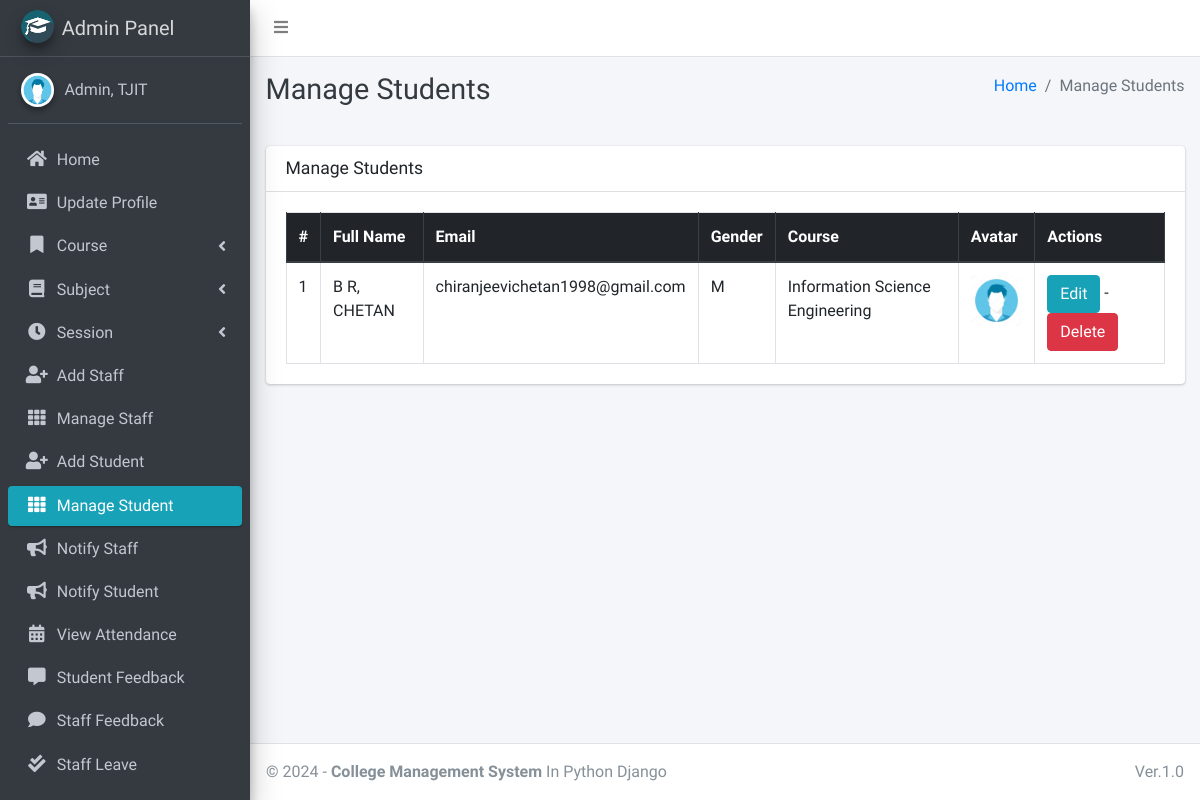
Page /student/manage/ (signed in) on the committed database.
### main_app/models.py (models this page shows, shortened)
class CustomUser(AbstractUser):
    USER_TYPE = ((1, "HOD"), (2, "Staff"), (3, "Student"))
    GENDER = [("M", "Male"), ("F", "Female")]
    username = None  # Removed username, using email instead
    email = models.EmailField(unique=True)
    user_type = models.CharField(default=1, choices=USER_TYPE, max_length=1)
    gender = models.CharField(max_length=1, choices=GENDER)
    profile_pic = models.ImageField()
    address = models.TextField()
    fcm_token = models.TextField(default="")  # For firebase notifications
    created_at = models.DateTimeField(auto_now_add=True)
    updated_at = models.DateTimeField(auto_now=True)
    USERNAME_FIELD = "email"
    REQUIRED_FIELDS = []
    objects = CustomUserManager()
    def __str__(self):
        return self.last_name + ", " + self.first_name

class Student(models.Model):
    admin = models.OneToOneField(CustomUser, on_delete=models.CASCADE)
    course = models.ForeignKey(Course, on_delete=models.DO_NOTHING, null=True, blank=False)
    session = models.ForeignKey(Session, on_delete=models.DO_NOTHING, null=True)

class Course(models.Model):
    name = models.CharField(max_length=120)
    created_at = models.DateTimeField(auto_now_add=True)
    updated_at = models.DateTimeField(auto_now=True)

### main_app/hod_views.py (the view)
# urls.py: path("student/manage/", hod_views.manage_student, name='manage_student'),
def manage_student(request):
    students = CustomUser.objects.filter(user_type=3)
    context = {
        'students': students,
        'page_title': 'Manage Students'
    }
    return render(request, "hod_template/manage_student.html", context)

### main_app/templates/hod_template/manage_student.html
{% extends 'main_app/base.html' %}
{% load static %}
{% block page_title %}{{page_title}}{% endblock page_title %}
{% block content %}
<section class="content">
    <div class="container-fluid">
        <div class="row">
            <div class="col-md-12">
                <div class="card">
                    <div class="card-header">
                        <h3 class="card-title">{{page_title}}</h3>
                    </div>
                    <div class="card-body">
                        <table id="example2" class="table table-bordered table-hover">
                            <thead class="thead-dark">
                                <tr>
                                    <th>#</th>
                                    <th>Full Name</th>
                                    <th>Email</th>
                                    <th>Gender</th>
                                    <th>Course</th>
                                    <th>Avatar</th>
                                    <th>Actions</th>
                                </tr>
                            </thead>
                            <tbody>
                                {% for student in students %}
                                <tr>
                                    <td>{{ forloop.counter }}</td>
                                    <td>{{student.last_name}}, {{student.first_name}}</td>
                                    <td>{{student.email}}</td>
                                    <td>{{student.gender}}</td>
                                    <td>{{student.student.course.name}}</td>
                                    <td>
                                        {% if student.profile_pic == ""  %}
                                        No Image
                                        {% else %}
                                        <img class="img img-fluid mb-2" height="56" width="56"
                                            src="{{student.profile_pic}}" alt="">
                                        {% endif %}
                                    </td>
                                    <td><a href="{% url 'edit_student' student.student.id %}" class="btn btn-info">Edit</a> -
                                        <a href="{% url 'delete_student' student.student.id %}" class="btn btn-danger" onclick="return confirm('Are you sure about this ?')">Delete</a>
                                    </td>
                                </tr>
                                {% endfor %}
                            </tbody>
                        </table>
                    </div>
                </div>
            </div>
        </div>
    </div>
</section>
{% endblock content %}

### main_app/templates/main_app/sidebar_template.html (shortened to what this page needs)
{% load static %}
<aside class="main-sidebar sidebar-dark-info elevation-4">
    {% if request.user.user_type == '1' %}
    <a href="{% url 'admin_home' %}" class="brand-link">
        <img src="{% static 'dist/img/cmsl.png' %} " alt="AdminLTE Logo"
            class="brand-image img-circle elevation-3" >
        <span class="brand-text font-weight-light">Admin Panel</span>
    </a>
    <div class="sidebar">
        <div class="user-panel mt-3 pb-3 mb-3 d-flex">
            <div class="image">
                <img src="{{ request.user.profile_pic}}" class="img-circle elevation-2" alt="User Image">
            </div>
            <div class="info">
                <a href="#" class="d-block">{{user}}</a>
            </div>
        </div>
        <nav class="mt-2">
            <ul class="nav nav-pills nav-sidebar flex-column" data-widget="treeview" role="menu" data-accordion="false">
                <li class="nav-item">
                    {% url 'admin_home' as admin_home %}
                    <a href="{{admin_home}}" class="nav-link {% if admin_home == request.path %} active {% endif %}">
                        <i class="nav-icon fas fa-home"></i>
                        <p>
                            Home
                        </p>
                    </a>
                </li>
                <li class="nav-item">
                    {% url 'admin_view_profile' as admin_view_profile %}
                    <a href="{{admin_view_profile}}"
                        class="nav-link {% if admin_view_profile == request.path %} active {% endif %}">
                        <i class="nav-icon fas fa-address-card"></i>
                        <p>
                            Update Profile
                        </p>
                    </a>
                </li>
                <li class="nav-item has-treeview">
                    <a href="#" class="nav-link">
                        <i class="nav-icon fas fa-bookmark"></i>
                        <p>
                            Course
                            <i class="fas fa-angle-left right"></i>
                        </p>
                    </a>
                </li>
                <li class="nav-item has-treeview">
                    <a href="#" class="nav-link">
                        <i class="nav-icon fas fa-book"></i>
                        <p>
                            Subject
                            <i class="fas fa-angle-left right"></i>
                        </p>
                    </a>
                </li>
                <li class="nav-item has-treeview">
                    <a href="#" class="nav-link">
                        <i class="nav-icon fas fa-clock"></i>
                        <p>
                            Session
                            <i class="fas fa-angle-left right"></i>
                        </p>
                    </a>
                </li>
                <li class="nav-item">
                    {% url 'add_staff' as add_staff %}
                    <a href="{{add_staff}}" class="nav-link {% if add_staff == request.path %} active {% endif %}">
                        <i class="nav-icon fas fa-user-plus"></i>
                        <p>
                            Add Staff
                        </p>
                    </a>
                </li>
                <li class="nav-item">
                    {% url 'manage_staff' as manage_staff %}
                    {% url 'edit_staff' staff_id as edit_staff %}
                    <a href="{{manage_staff}}"
                        class="nav-link {% if manage_staff == request.path or request.path == edit_staff %} active {% endif %}">
                        <i class="nav-icon fas fa-th"></i>
                        <p>
                            Manage Staff
                        </p>
                    </a>
                </li>
                <li class="nav-item">
                    {% url 'add_student' as add_student%}
                    <a href="{{add_student}}" class="nav-link  {% if add_student == request.path %} active {% endif %}">
                        <i class="nav-icon fas fa-user-plus"></i>
                        <p>
                            Add Student
                        </p>
                    </a>
                </li>
                <li class="nav-item">
                    {% url 'manage_student' as manage_student %}
                    {% url 'edit_student' student_id as edit_student %}
                    <a href="{{manage_student}}"
                        class="nav-link  {% if edit_student == request.path or manage_student == request.path %} active {% endif %}">
                        <i class="nav-icon fas fa-th"></i>
                        <p>
                            Manage Student
                        </p>
                    </a>
                </li>
                <li class="nav-item">
                    {% url 'admin_notify_staff' as admin_notify_staff %}
                    <a href="{{admin_notify_staff}}"
                        class="nav-link {% if admin_notify_staff == request.path %} active {% endif %}">
                        <i class="nav-icon fas fa-bullhorn"></i>
                        <p>
                            Notify Staff
                        </p>
                    </a>
                </li>
                <li class="nav-item">
                    {% url 'admin_notify_student' as admin_notify_student %}
                    <a href="{{admin_notify_student}}"
                        class="nav-link {% if admin_notify_student == request.path %} active {% endif %}">
                        <i class="nav-icon fas fa-bullhorn"></i>
                        <p>
                            Notify Student
                        </p>
                    </a>
                </li>
                <li class="nav-item">
                    {% url 'admin_view_attendance' as admin_view_attendance %}
                <li class="nav-item">
                    <a href="{{admin_view_attendance}}"
                        class="nav-link  {% if admin_view_attendance == request.path %} active {% endif %}">
                        <i class="nav-icon fas fa-calendar-alt"></i>
                        <p>
                            View Attendance
                        </p>
                    </a>
                </li>
                <li class="nav-item">
                    {% url 'student_feedback_message' as student_feedback_message %}
                    <a href="{{ student_feedback_message }}"
                        class="nav-link  {% if student_feedback_message == request.path %} active {% endif %}">
                        <i class="nav-icon fas fa-comment-alt"></i>
                        <p>
                            Student Feedback
                        </p>
                    </a>
                </li>
                <li class="nav-item">
                    {% url 'staff_feedback_message' as staff_feedback_message %}
                    <a href="{{staff_feedback_message}}"
                        class="nav-link   {% if staff_feedback_message == request.path %} active {% endif %}">
                        <i class="nav-icon fas fa-comment"></i>
                        <p>
                            Staff Feedback
                        </p>
                    </a>
                </li>
                <li class="nav-item">
                    {% url 'view_staff_leave' as view_staff_leave %}
                    <a href="{{view_staff_leave}}"
                        class="nav-link  {% if view_staff_leave == request.path %} active {% endif %}">
                        <i class="nav-icon fas fa-check-double"></i>
                        <p>
                            Staff Leave
                        </p>
                    </a>
                </li>
                <li class="nav-item">
                    {% url 'view_student_leave' as view_student_leave %}
                    <a href="{% url 'view_student_leave' %}"
                        class="nav-link  {% if view_student_leave == request.path %} active {% endif %}">
                    </a>
                </li>
                                        {% endif %}
                                    </ul>
                                </nav>
                            </div>
</aside>

### rows in the picture
CustomUser: user.profile_pic (picture), last_name+first_name "Admin, TJIT"
CustomUser: last_name "B R", first_name "CHETAN", email "chiranjeevichetan1998@gmail.com", gender "M", student.course.name "Information Science Engineering", profile_pic (picture)

### other values in the picture
{{ page_title }} "Manage Students"
